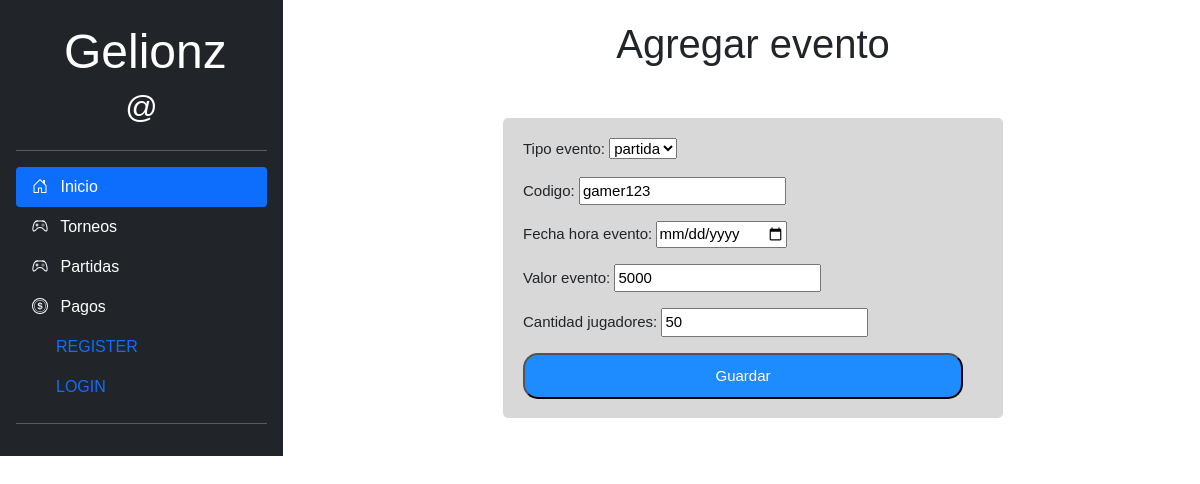
The page /principal/editarE/1/ on the database as committed earlier.
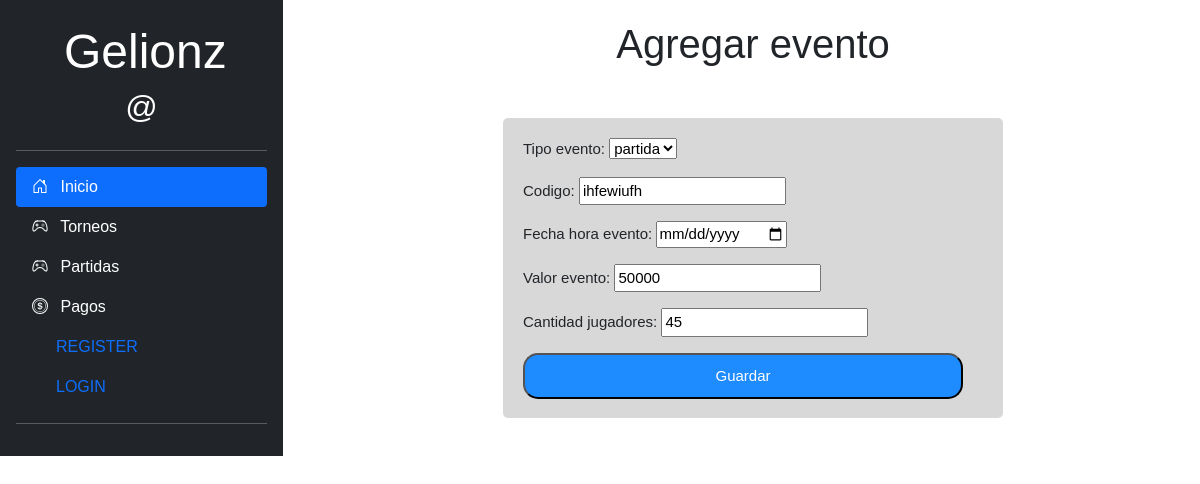
The same page on the database as committed later.
### aplicaciones/principal/models.py (models this page shows, shortened)
class Evento(models.Model):
	tipo_evento         =models.CharField(max_length=200, choices=tipos_eventos)
	codigo 		        =models.CharField(max_length=200, null=True, blank=True)
	fecha_hora_evento   =models.DateTimeField()
	valor_evento        =models.PositiveIntegerField()
	ganador_evento      =models.CharField(max_length=200, null=True, blank=True)
	cantidad_jugadores  =models.PositiveIntegerField() #cant_equipos
	is_paid             =models.BooleanField(default=False) #si el evento fue pago al ganador
	estado              =models.CharField(max_length=200, choices=estados, default='disponible')
	organizador         =models.ForeignKey(Usuario, on_delete=models.CASCADE)

### aplicaciones/principal/views.py (the view)
# urls.py: path('editarE/<int:id_evento>/', views.editarE_view, name = 'editarE_view'),
def editarE_view(request, id_evento):
	objeto = Evento.objects.get(id=id_evento)
	if request.method == 'POST':
		formulario  = form_agregar_evento(request.POST, request.FILES, instance = objeto)
		if formulario.is_valid():
			f = formulario.save(commit=False)
			f.save()
			return redirect ('/principal/listar_evento/{}/'.format(f.tipo_evento))
	else:
		formulario = form_agregar_evento(instance = objeto)
	return render (request, 'agregar_evento.html', locals())

### aplicaciones/principal/forms.py
class form_agregar_evento(forms.ModelForm):
	class Meta:
		model   = Evento
		fields  = '__all__'
		exclude = ['ganador_evento', 'is_paid', 'organizador', 'estado']
		widgets = {'fecha_hora_evento':forms.DateTimeInput(attrs={'type': 'date'})}

### templates/agregar_evento.html (shortened to what this page needs)
{% extends 'base_streaming.html' %}
{% block contenido %}
<h1>Agregar evento</h1>
<form class="formagregar" action="" method="POST" enctype="multipart/form-data">
    {{ formulario.as_p }}
    <input class="btnguardar" type="submit" value="Guardar">
</form>
{% endblock contenido %}''

Rows that differ between the two databases and show on the page:
changed Evento "partida": codigo "gamer123" → "ihfewiufh"; valor_evento "5000" → "50000"; cantidad_jugadores "50" → "45"
